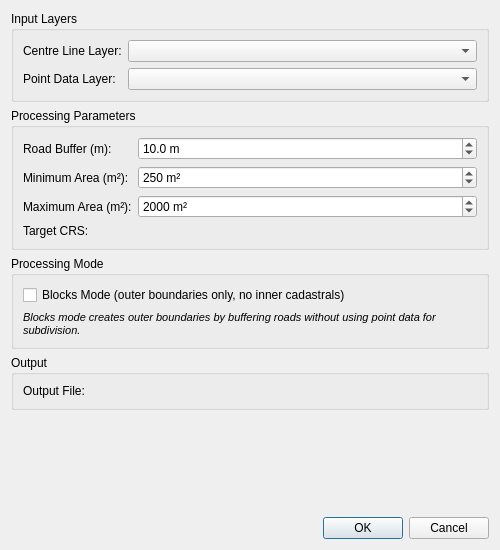
<?xml version="1.0" encoding="UTF-8"?>
<ui version="4.0">
 <class>CadastralAutomationDialogBase</class>
 <widget class="QDialog" name="CadastralAutomationDialogBase">
  <property name="geometry">
   <rect>
    <x>0</x>
    <y>0</y>
    <width>500</width>
    <height>550</height>
   </rect>
  </property>
  <property name="windowTitle">
   <string>Cadastral Automation</string>
  </property>
  <layout class="QVBoxLayout" name="verticalLayout">
   <item>
    <widget class="QGroupBox" name="groupBox_layers">
     <property name="title">
      <string>Input Layers</string>
     </property>
     <layout class="QFormLayout" name="formLayout">
      <item row="0" column="0">
       <widget class="QLabel" name="label_centerline">
        <property name="text">
         <string>Centre Line Layer:</string>
        </property>
       </widget>
      </item>
      <item row="0" column="1">
       <widget class="QgsMapLayerComboBox" name="mMapLayerComboBox_centerline">
        <property name="filters">
         <set>QgsMapLayerProxyModel::LineLayer</set>
        </property>
       </widget>
      </item>
      <item row="1" column="0">
       <widget class="QLabel" name="label_points">
        <property name="text">
         <string>Point Data Layer:</string>
        </property>
       </widget>
      </item>
      <item row="1" column="1">
       <widget class="QgsMapLayerComboBox" name="mMapLayerComboBox_points">
        <property name="filters">
         <set>QgsMapLayerProxyModel::PointLayer</set>
        </property>
       </widget>
      </item>
     </layout>
    </widget>
   </item>
   <item>
    <widget class="QGroupBox" name="groupBox_parameters">
     <property name="title">
      <string>Processing Parameters</string>
     </property>
     <layout class="QFormLayout" name="formLayout_2">
      <item row="0" column="0">
       <widget class="QLabel" name="label_buffer">
        <property name="text">
         <string>Road Buffer (m):</string>
        </property>
        <property name="toolTip">
         <string>Buffer distance around road centerlines (half road width + setback)</string>
        </property>
       </widget>
      </item>
      <item row="0" column="1">
       <widget class="QDoubleSpinBox" name="doubleSpinBox_buffer">
        <property name="suffix">
         <string> m</string>
        </property>
        <property name="decimals">
         <number>1</number>
        </property>
        <property name="minimum">
         <double>0.1</double>
        </property>
        <property name="maximum">
         <double>100.0</double>
        </property>
        <property name="value">
         <double>10.0</double>
        </property>
       </widget>
      </item>
      <item row="1" column="0">
       <widget class="QLabel" name="label_min_area">
        <property name="text">
         <string>Minimum Area (m²):</string>
        </property>
        <property name="toolTip">
         <string>Minimum cadastral area in square meters</string>
        </property>
       </widget>
      </item>
      <item row="1" column="1">
       <widget class="QDoubleSpinBox" name="doubleSpinBox_min_area">
        <property name="suffix">
         <string> m²</string>
        </property>
        <property name="decimals">
         <number>0</number>
        </property>
        <property name="minimum">
         <double>1.0</double>
        </property>
        <property name="maximum">
         <double>100000.0</double>
        </property>
        <property name="value">
         <double>250.0</double>
        </property>
       </widget>
      </item>
      <item row="2" column="0">
       <widget class="QLabel" name="label_max_area">
        <property name="text">
         <string>Maximum Area (m²):</string>
        </property>
        <property name="toolTip">
         <string>Maximum cadastral area in square meters (0 = no limit)</string>
        </property>
       </widget>
      </item>
      <item row="2" column="1">
       <widget class="QDoubleSpinBox" name="doubleSpinBox_max_area">
        <property name="suffix">
         <string> m²</string>
        </property>
        <property name="decimals">
         <number>0</number>
        </property>
        <property name="minimum">
         <double>0.0</double>
        </property>
        <property name="maximum">
         <double>100000.0</double>
        </property>
        <property name="value">
         <double>2000.0</double>
        </property>
       </widget>
      </item>
      <item row="3" column="0">
       <widget class="QLabel" name="label_crs">
        <property name="text">
         <string>Target CRS:</string>
        </property>
        <property name="toolTip">
         <string>Coordinate Reference System for processing (must be metric)</string>
        </property>
       </widget>
      </item>
      <item row="3" column="1">
       <widget class="QgsProjectionSelectionWidget" name="mQgsProjectionSelectionWidget">
        <property name="crs">
         <string>EPSG:32736</string>
        </property>
       </widget>
      </item>
     </layout>
    </widget>
   </item>
   <item>
    <widget class="QGroupBox" name="groupBox_mode">
     <property name="title">
      <string>Processing Mode</string>
     </property>
     <layout class="QVBoxLayout" name="verticalLayout_3">
      <item>
       <widget class="QCheckBox" name="checkBox_blocks_mode">
        <property name="text">
         <string>Blocks Mode (outer boundaries only, no inner cadastrals)</string>
        </property>
        <property name="toolTip">
         <string>When enabled, creates only the outer block boundaries without subdividing into individual cadastrals</string>
        </property>
       </widget>
      </item>
      <item>
       <widget class="QLabel" name="label_blocks_info">
        <property name="text">
         <string>&lt;html&gt;&lt;head/&gt;&lt;body&gt;&lt;p&gt;&lt;span style=&quot; font-size:8pt; font-style:italic;&quot;&gt;Blocks mode creates outer boundaries by buffering roads without using point data for subdivision.&lt;/span&gt;&lt;/p&gt;&lt;/body&gt;&lt;/html&gt;</string>
        </property>
        <property name="wordWrap">
         <bool>true</bool>
        </property>
       </widget>
      </item>
     </layout>
    </widget>
   </item>
   <item>
    <widget class="QGroupBox" name="groupBox_output">
     <property name="title">
      <string>Output</string>
     </property>
     <layout class="QFormLayout" name="formLayout_3">
      <item row="0" column="0">
       <widget class="QLabel" name="label_output">
        <property name="text">
         <string>Output File:</string>
        </property>
       </widget>
      </item>
      <item row="0" column="1">
       <widget class="QgsFileWidget" name="mQgsFileWidget_output">
        <property name="storageMode">
         <enum>QgsFileWidget::SaveFile</enum>
        </property>
        <property name="filter">
         <string>GeoPackage (*.gpkg);;Shapefile (*.shp);;All Files (*.*)</string>
        </property>
       </widget>
      </item>
     </layout>
    </widget>
   </item>
   <item>
    <spacer name="verticalSpacer">
     <property name="orientation">
      <enum>Qt::Vertical</enum>
     </property>
     <property name="sizeHint" stdset="0">
      <size>
       <width>20</width>
       <height>40</height>
      </size>
     </property>
    </spacer>
   </item>
   <item>
    <widget class="QDialogButtonBox" name="button_box">
     <property name="orientation">
      <enum>Qt::Horizontal</enum>
     </property>
     <property name="standardButtons">
      <set>QDialogButtonBox::Cancel|QDialogButtonBox::Ok</set>
     </property>
    </widget>
   </item>
  </layout>
 </widget>
 <customwidgets>
  <customwidget>
   <class>QgsMapLayerComboBox</class>
   <extends>QComboBox</extends>
   <header>qgis.gui</header>
  </customwidget>
  <customwidget>
   <class>QgsProjectionSelectionWidget</class>
   <extends>QWidget</extends>
   <header>qgis.gui</header>
  </customwidget>
  <customwidget>
   <class>QgsFileWidget</class>
   <extends>QWidget</extends>
   <header>qgis.gui</header>
  </customwidget>
 </customwidgets>
 <resources/>
 <connections>
  <connection>
   <sender>button_box</sender>
   <signal>accepted()</signal>
   <receiver>CadastralAutomationDialogBase</receiver>
   <slot>accept()</slot>
   <hints>
    <hint type="sourcelabel">
     <x>248</x>
     <y>254</y>
    </hint>
    <hint type="destinationlabel">
     <x>157</x>
     <y>274</y>
    </hint>
   </hints>
  </connection>
  <connection>
   <sender>button_box</sender>
   <signal>rejected()</signal>
   <receiver>CadastralAutomationDialogBase</receiver>
   <slot>reject()</slot>
   <hints>
    <hint type="sourcelabel">
     <x>316</x>
     <y>260</y>
    </hint>
    <hint type="destinationlabel">
     <x>286</x>
     <y>274</y>
    </hint>
   </hints>
  </connection>
 </connections>
</ui>
